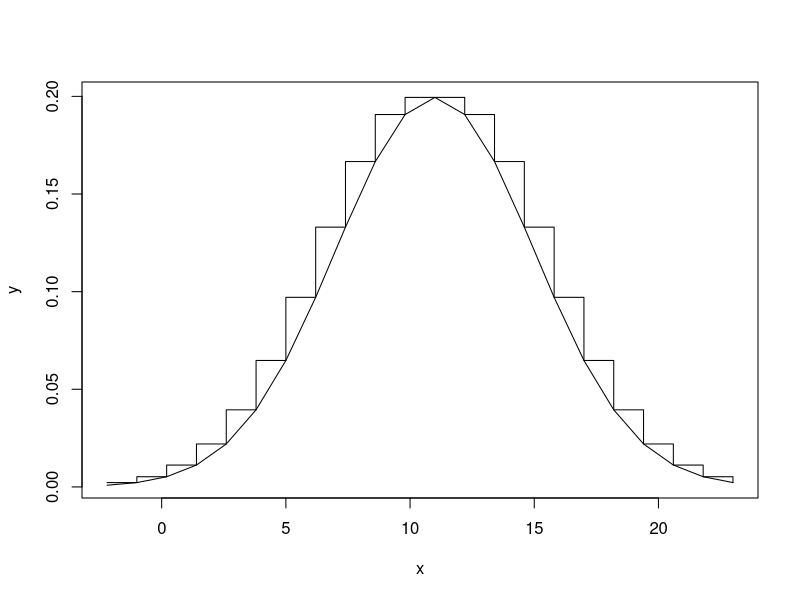
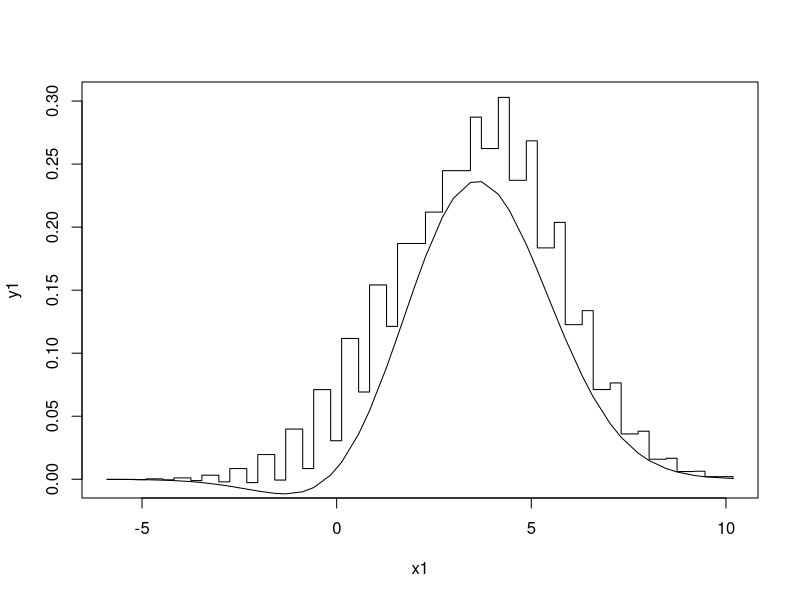

These charts were generated, in order, by the following R code:
rm(list = ls())
# We begin by creating the first function we need
# to generate our boxes that will be called boxes.
# This function we'll take the bounds we need as an input,
# the number of boxes, the mean and the
# standard deviation of our normal law and
# the type of boxes we need (over or under the curve)
# And will generate two times the number of boxes to approximate the curve with

boxes <- function(inf, sup, number_of_boxes, mean, sd, coef) {
  bound <- ifelse(abs(mean - inf) > abs(mean - sup), mean + abs(mean - inf), sup)
  # We're just getting sure that the right bound is the more distant
  # to the mean of our normal law between the left and the right bound
  step <- (bound - mean) / number_of_boxes
  if (coef > 0) {
    # If the coefficient is positive we generate one step further
    # to go one step further on the other side by symmetry
    # We define the intervals accordingly and
    # generate the heights on the giver intervals
    right_interval <- seq(mean, bound + step, step)
    left_interval <- rev(-right_interval) + 2 * mean
    length_right <- length(right_interval) - 1
    left_interval <- left_interval[1:length_right]
    right_interval <- right_interval[1:length_right]
    right_heights <- dnorm(right_interval, mean, sd)
    left_heights <- rev(right_heights)[1:length_right]
  } else {
    # If the coefficient is negative we also generate one step
    # further in order to translate it of one step
    # we generate and cut our intervals at the end of the generation
    right_interval <- seq(mean, bound + step, step)
    right_heights <- dnorm(right_interval, mean, sd)[seq_len(length(right_interval))]
    left_heights <- rev(right_heights)[seq_len(length(right_heights) - 1)]
    right_heights <- right_heights[seq(2, length(right_heights))]
    right_interval <- right_interval[seq_len(length(right_interval) - 1)]
    left_interval <- rev(-right_interval) + 2 * mean - step
  }
  intervals <- c(left_interval, right_interval)
  heights <- c(left_heights, right_heights)
  heights <- coef * heights
  return(list("dots" = intervals, "heights" = heights))
}

generate_boxes <- function(weights, means, sd, number_of_boxes) {
  lb <- qnorm(0.001, min(means), max(sd))
  rb <- qnorm(0.999, max(means), max(sd))
  size <- length(weights)
  list_of_normal_boxes <- lapply(1:size, function(i) {
    boxes(inf = lb, sup = rb, number_of_boxes = number_of_boxes, mean = means[i], sd = sd[i], coef = weights[i])
  })
  list_of_dots <- lapply(1:size, function(i) list_of_normal_boxes[[i]]$dots)
  list_of_heights <- lapply(1:size, function(i) list_of_normal_boxes[[i]]$heights)
  rank <- rep(0, size)
  dots <- Reduce(c, list_of_dots)
  dots <- dots[order(sapply(dots, function(x) x, simplify = TRUE))]
  number_of_dots <- length(dots)
  heights <- rep(0, number_of_dots)
  print(length(list_of_dots[[1]]))
  for (i in 1:number_of_dots) {
    for (j in 1:size) {
      if (i > 1 && dots[[i]] != dots[[i - 1]] || i == 1) {
        # if the normal laws are close to each other they may have
        # the same dots. We ensure that there's no problem if this
        # is the case.
        if (dots[[i]] %in% list_of_dots[[j]]) {
          rank[[j]] <- rank[[j]] + 1
        }
      }
      if (rank[[j]] != 0) {
        rank_to_add <- rank[[j]]
        heights[[i]] <- heights[[i]] + list_of_heights[[j]][[rank_to_add]]
      }
    }
  }
  list("dots" = dots, "heights" = heights)
}

area <- function(dots, heights) {
  size <- length(dots)
  boxes <- lapply(2:size, function(i) {
    heights[i - 1] * (dots[i] - dots[i - 1])
  })
  boxes <- unlist(boxes)
  sum(boxes)
}

cumulative_area <- function(dots, heights) {
  size <- length(dots)
  areas <- lapply(2:size, function(i) {
    area(dots[1:i], heights[1:i])
  })
}

simulation <- function(weights, means, sd, number_of_boxes, to_generate) {
  mixture <- function(x) {
    normal_laws <- lapply(seq_len(length(weights)), function(i) {
      weights[i] * dnorm(x, mean = means[i], sd = sd[i])
    })
    Reduce("+", normal_laws)
  }
  boxes <- generate_boxes(weights, means, sd, number_of_boxes)
  dots <- boxes$dots
  heights <- boxes$heights
  area <- area(dots, heights)
  cumulative_area <- cumulative_area(dots, heights)
  adjusted_area <- cumulative_area / area
}

moyenne <- 11
std <- 4
nb <- 10
weights <- c(2, -1)
means <- c(3, 2)
size <- length(weights)
standard_deviations <- c(2, 2)
co <- 2
a <- boxes(inf = -1, sup = 1, mean = moyenne, number_of_boxes = nb, sd = std, coef = co)
x <- a$dots
y <- a$heights
plot(x, y, type = "s")
t <- co * dnorm(x, mean = moyenne, sd = std)
lines(x, t)
b <- generate_boxes(weights, means, standard_deviations, nb)
x1 <- b$dots
y1 <- b$heights
plot(x1, y1, type = "s")
z <- lapply(1:size, function(i) {
  weights[i] * dnorm(x1, means[i], standard_deviations[i])
})
z <- Reduce("+", z)
lines(x1, z)
are <- cumulative_area(x1, y1)
